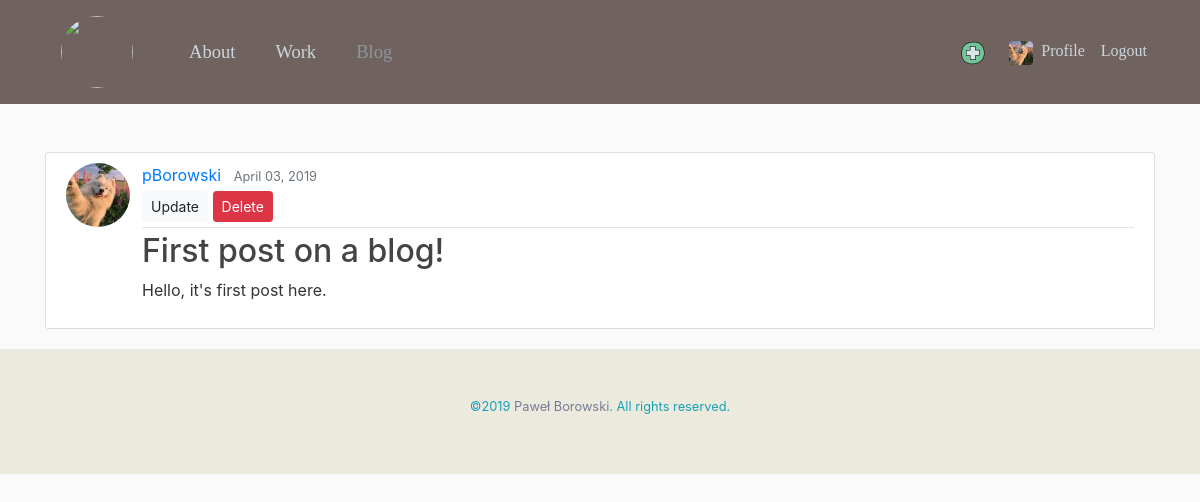
The page /blog/post/1/ (signed in) on the database its author committed.
### users/models.py (models this page shows, shortened)
class Profile(models.Model):
    user = models.OneToOneField(User, on_delete=models.CASCADE)
    image = models.ImageField(default='default.jpg', upload_to='profile_pics')

### blog/models.py (models this page shows, shortened)
class Post(models.Model):
    title = models.CharField(max_length=100)
    content = models.TextField()
    date_posted = models.DateTimeField(default=timezone.now)
    author = models.ForeignKey(User, on_delete=models.CASCADE)

### blog/views.py (the view)
# urls.py: path('post/<int:pk>/', PostDetailView.as_view(), name="post-detail"),
class PostDetailView(DetailView):
    model = Post

### blog/templates/blog/post_detail.html
{% extends "main.html" %}
{% block content %}
  <article class="media content-section">
    <img class="rounded-circle account-img-post" src="{{ object.author.profile.image.url }}">
    <div class="media-body">
      <div class="article-metadata">
        <a class="mr-2" href="{% url 'user-posts' object.author.username %}">{{ object.author }}</a>
        <small class="text-muted">{{ object.date_posted|date:"F d, Y"}}</small>
        {% if object.author == user %}
            <div>
                <a class="btn btn-light btn-sm mt-1 mb-1" href="{% url 'post-update' object.id %}">Update</a>
                <a class="btn btn-danger btn-sm mt-1 mb-1" href="{% url 'post-delete' object.id %}">Delete</a>
            </div>
        {% endif %}
      </div>
      <h2 class="article-title"> {{ object.title }} </h2>
      <p class="article-content">{{ object.content }}</p>
    </div>
  </article>
{% endblock content %}

### blog/templates/main.html (shortened to what this page needs)
{% load static %}
<!DOCTYPE html>
<html lang="en" dir="ltr">
  <head>
    <link rel="stylesheet" href="https://maxcdn.bootstrapcdn.com/bootstrap/4.0.0/css/bootstrap.min.css">
    <link rel="stylesheet" type= 'text/css' href="{% static 'blog/main.css' %}">
  </head>
  <body>
    <header class="site-header">
      <nav class="navbar navbar-expand-md navbar-dark bg-steel" >
        <div class="container">
          <a class="nav-item nav-link" href="{% url "home" %}"><img class="rounded-circle my-logo" src="{% static "blog/profile2.svg" %}"></a>
          <div class="collapse navbar-collapse font-change" id="navbarToggle">
            <div class="navbar-nav mr-auto " style="font-size:1.16rem">
              <a class="nav-item nav-link ml-4 " href="{% url "home" %}" {% if '/work' in request.path %} {% elif '/blog' in request.path %} {% else %}style="color:#a2aaaf" {% endif %}>About</a>
              <a class="nav-item nav-link ml-4" href="{% url "work" %}" {% if '/work' in request.path %} style="color:#8e9599" {% endif %}>Work</a>
              <a class="nav-item nav-link ml-4" href="{% url "blog-home" %}" {% if '/blog' in request.path %} style="color:#8e9599" {% endif %}>Blog</a>
            </div>
            {% if '/blog' in request.path %}
            <div class="navbar-nav">
              {% if user.is_authenticated %}
                <a class="nav-item nav-link" href="{% url "post-create" %}"><img class="rounded account-img2" src="{% static "blog/new_post.png" %}"></a>
                <a class="nav-item nav-link" href="{% url "profile" %}"><img class="rounded account-img2" src=" {{ user.profile.image.url }}">Profile</a>
                <a class="nav-item nav-link" href="{% url "logout" %}">Logout</a>
              {% else %}
                <a class="nav-item nav-link" href="{% url "login" %}">Login</a>
                <a class="nav-item nav-link" href="{% url "register" %}">Register</a>
              {% endif %}
            </div>
            {% endif %}
          </div>
        </div>
      </nav>
    </header>
    <main role="main" class="container">
      <div class="row">
        <div class="col-md-12 mt-5">
              {% block content %}
              {% endblock %}
        </div>
      </div>
    </main>
    <footer class="page-footer small ">
        <div class="text-center py-5 text-info font-weight-lighter" style="background-color:#ECE9DD; height: 125px; max-width: 100%;">
            <p>©{%now "Y" %} <a style="color:#777B99" href="http://pborowskisite.herokuapp.com/">Paweł Borowski</a>. All rights reserved.</p>
        </div>
    </footer>
  </body>
</html>

### blog/static/blog/main.css (style rules this page uses)
html, body { background: #fafafa; color: #333333; width: 100%; overflow-x: hidden; }
h1, h2, h3, h4, h5, h6 { color: #444444; }
.bg-steel { background-color: #70625F; }
.site-header .navbar-nav .nav-link { color: #cbd5db }
.content-section { background: #ffffff; padding: 10px 20px; border: 1px solid #dddddd; border-radius: 3px; margin-bottom: 20px; }
.article-title { color: #444444; }
.article-content { white-space: pre-line; }
.article-metadata { padding-bottom: 1px; margin-bottom: 4px; border-bottom: 1px solid #e3e3e3 }
.account-img2 { height: 24px; width: 24px; margin-right: 8px; }
.font-change { font-family: "Calibri", Garamond, 'Comic Sans MS'; }
.my-logo { height: 72px; width: 72px; margin-right: 8px; }
.account-img-post { height: 64px; width: 64px; margin-right: 12px; }

### rows shown on the page
Post: author.profile.image (picture), author "pBorowski", date_posted "April 03, 2019", title "First post on a blog!", content "Hello, it's first post here."
